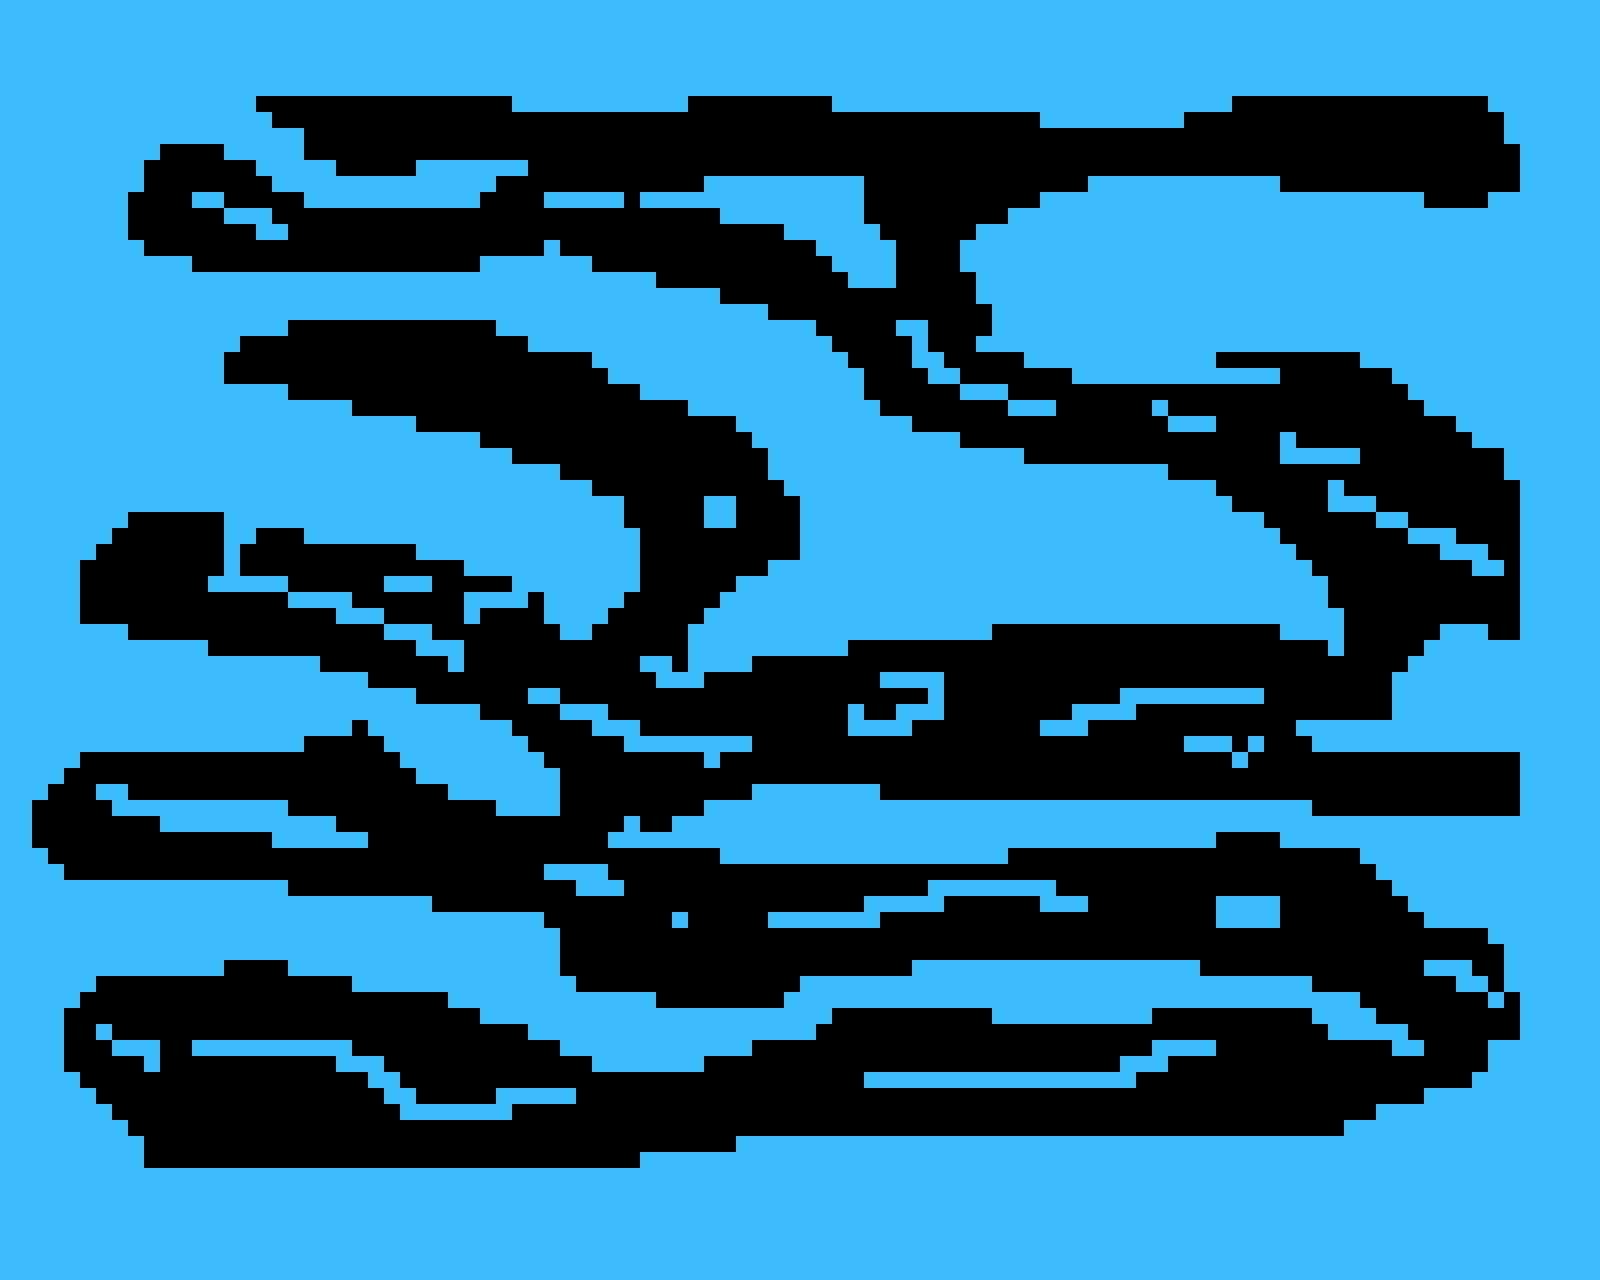

This game map was drawn from its Tiled (.tmx) file and the tilesets committed beside it. A one-line description and the trimmed map source follow:
An orthogonal 100x80 tile map with 16x16 px tiles, 3 tile layers (background, wall, collision) and 3 objects (2x Enemy, Marker).

<map version="1.0" orientation="orthogonal" renderorder="right-down" width="100" height="80" tilewidth="16" tileheight="16" nextobjectid="20">
 <tileset firstgid="1" name="KITileset" tilewidth="16" tileheight="16" tilecount="400" columns="20">
  <image source="KITileset.png" trans="ff00ff" width="320" height="320" />
 </tileset>
 <layer name="background" width="100" height="80">
  <data>[8000 cells, 8000 non-empty, 1 distinct tile ids]</data>
 </layer>
 <layer name="wall" width="100" height="80">
  <data>[8000 cells, 4745 non-empty, 4 distinct tile ids]</data>
 </layer>
 <objectgroup name="mapObjects">
  <object id="4" name="start" type="Marker" x="208" y="1139" width="32" height="32" />
 </objectgroup>
 <objectgroup name="enemyObjects">
  <object id="18" name="enemy1" type="Enemy" x="820" y="1112" width="24" height="24" />
   <object id="18" name="enemy2" type="Enemy" x="700" y="1112" width="24" height="24" />
 </objectgroup>
 <layer name="collision" width="100" height="80">
  <data>[8000 cells, 4745 non-empty, 1 distinct tile ids]</data>
 </layer>
</map>
